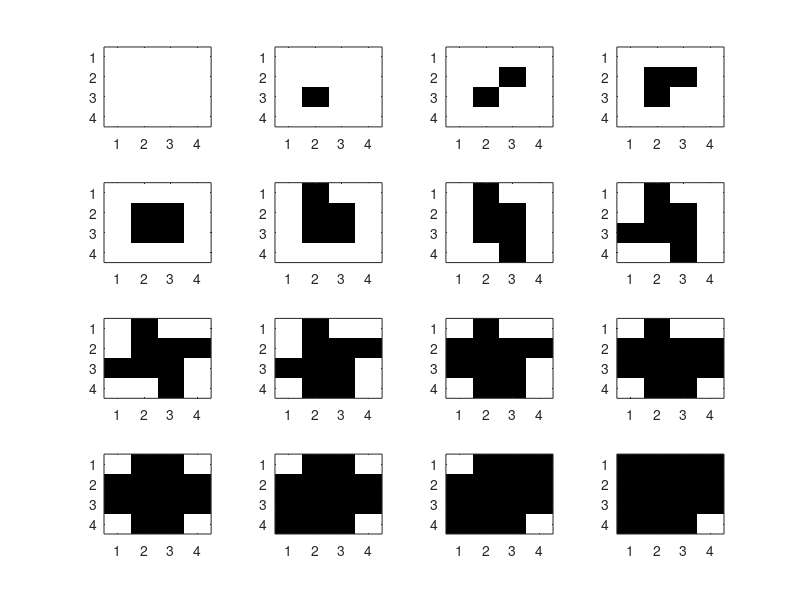
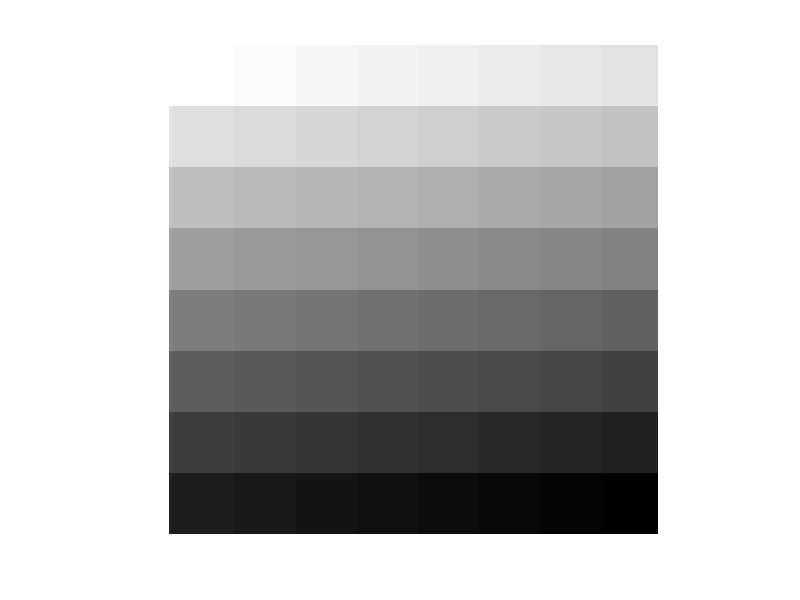

The MATLAB source for these figures, in order: (Note: this script raises an error after producing the figures.)
%t_Halftone - Printing tutorial
%
%PURPOSE:  Image halftoning for binary, black/white, printers
%AUTHOR:   R. Koehler, X. Zhang, B. Wandell
%DATE:     02.25.97
%CONCEPTS:
%
% This tutorial illustrates how to use halftoning to achieve the
% visual illusion of gray-levels in a binary display system.
% You will learn about two approaches:  thresholding approaches
% using dither patterns and the computational method called error
% diffusion.
%
% Matlab 7:  Checked 01.08.06
% Matlab 5:  Checked 01.06.98
%
%%%%%%%%%%%%%%%%%%%%%%%%%%%%%%%%%%%%%%%%%%%%%%%%%%%%%%%%%%%%%%%%%

% Most printers place a binary mark at each spot on the page:
% that is, they either place a dot at position or not. Hence,
% unlike monitors, printers do not display a range of intensity
% levels.

% To create the illusion of intensity variation, printers fool
% the eye by trading area for intensity.  One way to do this is
% to divide the image into a number of small areas (halftone
% cells) and print more or less dots in this area according to a
% rule that is governed by the local image intensity.  This
% halftoning process substitutes a number of dots for a variation
% in gray level (or color).

% The algorithm for simple halftoning is to define a small
% pattern, defined over the halftone cell, that spans a small
% number of printable dots.  The values within this halftone cell
% define a set of thresholds.  The binary decision of whether to
% print or not at each addressable print location is governed by
% how the image intensity compares to the entry in the halftone
% cell.  Halftone algorithms are often named by the principle
% that underlies the pattern within the halftone cell.

% Let's begin with a simple halftone algorithm called "cluster dot."
% This algorithm uses a halftone cell in which the printed area
% has the shape of a larger and larger dot.  As the image region
% within the halftone cell becomes darker and darker, the size of
% the dot grows larger.  Here is an example of a 4x4 halftone
% cell that illustrates the idea.

halfToneCell_4 = ...
    [15 5 12 14
    10 3 2 8
    7 1 4 11
    13 9 6 16];

% Suppose we have a 4x4 image region that has a hight density,
% say 12.
im = 12*ones(4,4);

% To print this section of the image, we compare the density in
% the image with the thresholds in the halftone cell,
cmp = halfToneCell_4 < im

%  The locations set to one are printed with a black dot, and the
% locations with 0 are unprinted (white).  Because of Matlab's
% ordering, we will add 1 to cmp and build the binary color map
% as
bMap = [1 1 1; 0 0 0]

figure;
colormap(bMap); image( cmp + 1 );

% For this high density, we print most of the halftone cell as
% black.  Now, let's see how the halftone cell would print at a
% set of increasing densities:

cnt = 1;
for density = 1:16
    im = ones(4,4)*density;
    cmp = (halfToneCell_4 < im);
    subplot(4,4,cnt)
    image(cmp + 1);
    cnt = cnt + 1;
end

% As the mean image density varies from low (light) to high
% (dark) the region corresponding to the halftone cell is printed
% as an increasingly large black dot.

% Now we can apply the halftone cell to an entire test image.
% We start with a simple test image containingeight gray strips
% that vary from black to white.

grayStrips = 8;
bw_range = [0, 1];
sweep_size = 128;

%
[x,y] = meshgrid(0:sweep_size-1, 0:sweep_size-1);
y = fix(y * grayStrips / sweep_size) / grayStrips;
x = x / (sweep_size * grayStrips);
sweep_8 = ones(sweep_size, sweep_size) - (x + y);

% This ramp pattern has many gray levels arranged in 8 strips.
% The density increases from left to right.
figure;
imshow(sweep_8);

% The values in sweep_8 are frame buffer values that are
% nonlinearly related to intensity.  The halftoning principle
% depends on LINEAR SPATIAL AVERAGING of the dots.  Hence, to
% make the proper decisions about the halftoning, we have to take
% into account the true intensity associated with each level.
% Hence, before halftoning we need to convert the frame buffer
% values to linear gray scale values (gamma correction--review
% the ColorMatching tutorial for why and how to perform gamma
% correction). We use a gamma value = 2.

monitorGamma = 2;
sweep_8_linear = sweep_8 .^ monitorGamma;
HTsweep_4 = HalfToneImage(halfToneCell_4, sweep_8_linear);
imshow(HTsweep_4);

% Were we doing this on a printer, rather than a display, we
% would have to know the relationship between the image density
% and the displayed intensity, and also, we would need to know
% the relationship between the image dot size in the cluster dot
% and the reflected intensity.

% The image halftone is created in the routine
% HalfToneImage. (Use type HalfToneImage to see the full
% routine).  The process simply applies the HalfToneCell
% comparison again and again across the image.  The light image
% regions contain no black dot or a small black dot.  The dark
% image regions contain large black dots or a complete black dot.

type HalfToneImage.m

% The halftone does a worse job tracking the gray levels if the
% halftone cell is smaller.

halfToneCell_2 = [ 4 3; 2 1];
HTsweep_2 = HalfToneImage(halfToneCell_2, sweep_8_linear);
imshow(HTsweep_2);

% We can also scale up these two images to see how the halftones are formed.
%
scale_sweep_2 = kron(HTsweep_2, ones(3,3));
imshow(scale_sweep_2);

scale_sweep_4 = kron(HTsweep_4, ones(3,3));
imshow(scale_sweep_4);

%%%%%%%%%%%%%%%%%%%%%%%%%%%%%%%%%%%%%%%%%%%%
%
% Bayer dithering
%
%%%%%%%%% %%%%%%%%% %%%%%%%%% %%%%%%%%% %%%%%%%%%

% In the supplemental reading, Bayer describes a halftone cell
% for Figure 2: "imitation halftone pattern."  We enter it as:

halfToneCell_B2 = ...
    [7 6 5 16 17 18 19 20
    8 1 4 15 28 29 30 21
    9 2 3 14 27 32 31 22
    10 11 12 13 26 25 24 23
    17 18 19 20 7 6 5 16
    28 29 30 21 8 1 4 15
    27 32 31 22 9 2 3 14
    26 25 24 23 10 11 12 13];

colormap(bMap)
cnt = 1;
for density = 1:32
    im = ones(8,8)*density;
    cmp = (halfToneCell_B2 < im);
    subplot(6,6,cnt)
    image(cmp + 1);
    cnt = cnt + 1;
end

% This pattern is much like the simple cluster dot, except it
% introduces a smaller pair of dots oriented at 45 deg to the
% image. Now apply it to the sweep pattern:
clf
HTsweep_B2 = HalfToneImage(halfToneCell_B2, sweep_8_linear);
imshow(HTsweep_B2);

% Bayer also describes a halftone cell for Figure 4 that
% considered to be much better (he called it an "optimum dot
% pattern").  This pattern is built so that the dots are
% dispersed in a random array.

halfToneCell_B4 = ...
    [1 17 5 21 2 18 6 22
    25 9 29 13 26 10 30 14
    7 23 3 19 8 24 4 20
    31 15 27 11 32 16 28 12
    2 18 6 22 1 17 5 21
    26 10 30 14 25 9 29 13
    8 24 4 20 7 23 3 19
    32 16 28 12 31 15 27 11];

figure;
colormap(bMap)
cnt = 1;
for density = 1:32
    im = ones(8,8)*density;
    cmp = (halfToneCell_B4 < im);
    subplot(6,6,cnt)
    image(cmp + 1);
    cnt = cnt + 1;
end

clf
HTsweep_B4 = HalfToneImage(halfToneCell_B4, sweep_8_linear);
imshow(HTsweep_B4);

% if you want to close the image windows, do this
close all;

% These halftones can also be applied to a real image.

D = load('jpegFiles/einstein.mat'); img = D.X;
img = img / 256;
imshow(img);

% gamma correction
img_linear = img .^ monitorGamma;

HTimg_B4 = HalfToneImage(halfToneCell_B4, img_linear);
imshow(HTimg_B4);

% If you enlarge this image you should see that the halftone
% cells are not the same as the basic patterns we saw.  This is
% because the halftone dot is formed by the space-varying image
% not simple constant patterns. The image changes density rapidly
% over sapce and the dots reflect the correct image density.

scale_img_B4 = kron(HTimg_B4, ones(3,3));
imshow(scale_img_B4);

% You can see this easily by changing the original sweep to
% a different number of strips, say 5.  Thus the halftone
% cells will not line up on the strip boundaries.

grayStrips = 5;
[x,y] = meshgrid(0:sweep_size-1, 0:sweep_size-1);
y = fix(y * grayStrips / sweep_size) / grayStrips;
x = x/(sweep_size * grayStrips);
sweep_5 = ones(sweep_size, sweep_size) - (x + y);
imshow(sweep_5);

% gamma correction
%
sweep_5_linear = sweep_5 .^ monitorGamma;

HTsweep_5_4 = HalfToneImage(halfToneCell_4, sweep_5_linear);
imshow(HTsweep_5_4);

scale_sweep_5_4 = kron(HTsweep_5_4, ones(3,3));
imshow(scale_sweep_5_4);

%% close all image windows
close all;

%%%%%%%%%%%%%%%%%%%%%%%%%%%%%%%%%%%%%%%%%%%%%%%%%%%%%%
%
% Error Diffusion
%
%%%%%%%%%%%%%%%%%%%%%%%%%%%%%%%%%%%%%%%%%%%%%%%%%%%%%%

% This version uses an algorithm by Floyd and Steinberg
% which is described in the course supplemental
% reading.  The algorithm is called error diffusion, though
% it is sometimes called stochastic screening.  Variations
% of the basic error diffusion pattern are used by Ulichney.

% Unlike the halftone cells described in part 1, error diffusion
% does not use a fixed positioning for the halftone output.
% Rather, each pixel is compared to a threshold and a decision
% is made to print that pixel as black, or leave it white.
% The difference between the actual pixel density and the level
% printed is the error.  That error is diffused to neighboring
% pixels (to the right and/or down) and the process is repeated.
% We can use the same images as we did before to see the impact
% of this type of halftoning.  Actually, this process is usually
% referred to as dithering.  Screening is yet another term which
% includes both the halftoning described in tutorial part 1 and
% here.  (Dithering can also refer to the halftoning previously
% described.)

% As with the fixed position cells described before, the objective
% of error diffusion is to replace a set of intermediate level
% densities with a binary set whose area approximates the optical
% denisty (appearance) of the original.

% The algorithm has one free set of parameters called the
% diffusion matrix, FS.  This matrix determines how the error at
% a point is distributed to its neighbors.  The pixel being
% considered is in the middle of the top row of FS.  The fraction
% of the error to be applied to each neighbor is set by the value
% in FS.  There is no standard way to deal with the errors that
% are accumulated at the end of each row: some peple just throw
% them away, others roll them down to the next row, others - who
% knows.  Here, we will treat the image as if it were a spiral
% and roll the errors from each end "down and to the right" or
% "up and to the left."  This is complicated in the algorithm so
% don't worry too much if the process is not entirely clear.

% The simplest error diffusion is to just pass the error from
% each pixel to the neighbor to the right.  We can do this with:

FS_1 = [0 0 1];

% You can view the implementation of the error diffusion by
% entering: type FloydSteinberg.m

HT_image_1 = FloydSteinberg(FS_1, sweep_8_linear);

imshow(sweep_8);
imshow(HT_image_1);

% Now we can apply the matrix specified by Floyd and Steinberg
% in their paper.

FS_2 =	[0 0 0 7 5; ...
    3 5 7 5 3; ...
    1 3 5 3 1];
FS_2 = FS_2 / sum(FS_2(:));
HT_image_2 = FloydSteinberg(FS_2, sweep_8_linear);
imshow(HT_image_2);

% And we can pick one from Ulichney
%

FS_3 =	[0 0 7;  ...
    3 5 1];
FS_3 = FS_3 / sum(FS_3(:));
HT_image_3 = FloydSteinberg(FS_3, sweep_8_linear);
imshow(HT_image_3);

% Finally, let's look at a real image
%
D = load('jpegFiles/einstein.mat'); img = D.X;
img = img / 256;
imshow(img);
img_linear = img .^ monitorGamma;
HTimg_2 = FloydSteinberg(FS_2, img_linear);
imshow(HTimg_2);

% People's preference depends on the choice of output device.
% Specific printing technologies have different properties that
% make different halftoning algorithms look better or worse.
% Choosing a screening process can be quite difficult because
% methods of deciding on the preference between two images,
% neither of which is very good, is hard to specify.  Worse yet
% even when people do make consistent choices the choice they
% make can depend on the test image.  Sigh.


%%%%%%%END

